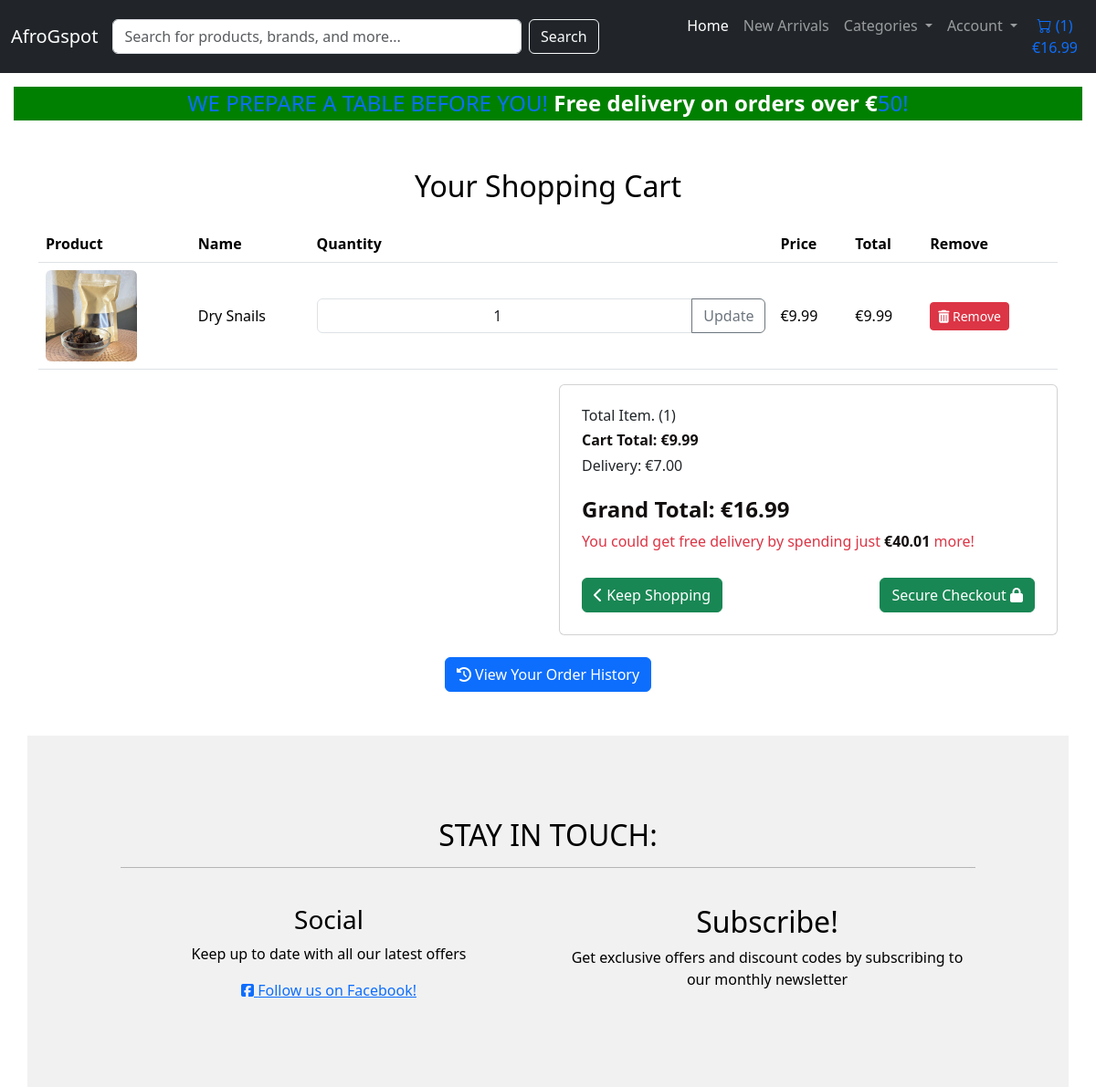
The app's page /cart/cart/ (signed in) with its own data.
### product_catalog/models.py (models this page shows, shortened)
class Product(models.Model):
    name = models.CharField(max_length=255)
    sku = models.CharField(max_length=254, null=True, blank=True)
    category = models.ForeignKey(Category, null=True, blank=True, related_name='products', on_delete=models.SET_NULL)
    description = models.TextField()
    price = models.DecimalField(max_digits=10, decimal_places=2)
    discount_price = models.DecimalField(max_digits=10, decimal_places=2, null=True, blank=True)
    stock = models.IntegerField()
    image = models.ImageField(null=True, blank=True)
    rating = models.DecimalField(max_digits=6, decimal_places=2, null=True, blank=True)
    image_url = models.URLField(max_length=1024, null=True, blank=True)
    created_at = models.DateTimeField(auto_now_add=True)
    updated_at = models.DateTimeField(auto_now=True)
    is_active = models.BooleanField(default=True)
    is_vegan = models.BooleanField(default=False)
    is_gluten_free = models.BooleanField(default=False)
    expiration_date = models.DateField(null=True, blank=True)
    country = models.ForeignKey(Country, on_delete=models.CASCADE, default=1)

### cart/views.py (the view)
# urls.py: path('cart/', views.cart_detail, name='cart_detail'),
def cart_detail(request):
    cart = request.session.get('cart', {})
    cart_items = []
    for key, item_data in cart.items():
        if not isinstance(item_data, dict):
            continue  # Skips this item if item_data is not a dictionary
        if 'product_id' not in item_data:
            continue  # Skips if the data is malformed
        product = get_object_or_404(Product, id=item_data['product_id'])
        item = {
            'item_id': key,  # The key is either product or variant ID
            'product': product,
            'quantity': item_data['quantity'],
            'price': float(item_data['price']),
            'total_price': float(item_data['quantity']) * float(item_data['price']),
        }
        if item_data.get('variant_id'):
            variant = get_object_or_404(ProductVariant, id=item_data['variant_id'])
            item['variant'] = variant  # Add variant info to item
        cart_items.append(item)
    total = sum(item['total_price'] for item in cart_items)
    free_shipping_threshold = getattr(settings, 'FREE_SHIPPING_THRESHOLD', 50)
    eligible_for_free_shipping = total >= free_shipping_threshold
    context = {
        'cart_items': cart_items,
        'total': total,
        'free_shipping_threshold': free_shipping_threshold,
        'eligible_for_free_shipping': eligible_for_free_shipping,
    }
    return render(request, 'cart/cart.html', context)

### cart/templates/cart/cart.html (shortened to what this page needs)
{% extends "base.html" %}
{% load static %}
{% block content %}
<div class="container my-5">
    <h2 class="text-center mb-4">Your Shopping Cart</h2>
    {% if cart_items %}
    <div class="table-responsive">
        <table class="table table-hover align-middle">
            <thead class="thead-dark">
                <tr>
                    <th scope="col">Product</th>
                    <th scope="col">Name</th>
                    <th scope="col">Quantity</th>
                    <th scope="col">Price</th>
                    <th scope="col">Total</th>
                    <th scope="col">Remove</th>
                </tr>
            </thead>
            <tbody>
                {% for item in cart_items %}
                <tr>
                    <td><img class="img-fluid rounded" src="{{ item.product.image.url }}" alt="{{ item.product.name }}"
                            style="width: 100px;"></td>
                    <td>
                        {{ item.product.name }}
                    </td>
                    <td>
                        <form method="POST" action="{% url 'update_cart_quantity' item.item_id %}">
                            <div class="input-group quantity-group">
                                <input type="number" name="quantity" class="form-control text-center"
                                    value="{{ item.quantity }}" min="1">
                                <button type="submit" class="btn btn-outline-secondary">Update</button>
                            </div>
                        </form>
                    </td>
                    <td>€{{ item.price|floatformat:2 }}</td>
                    <td>€{{ item.total_price|floatformat:2 }}</td>
                    <td>
                        <a href="{% url 'remove_from_cart' item.item_id %}" class="btn btn-danger btn-sm"
                            onclick="return confirmDeletion();">
                            <i class="fas fa-trash-alt"></i> Remove
                        </a>
                    </td>
                </tr>
                {% endfor %}
            </tbody>
        </table>
    </div>
    <div class="row justify-content-end">
        <div class="col-md-6">
            <div class="card p-4">
                <h6>Total Item. ({{ product_count }})</h6>
                <h6><strong>Cart Total: €{{ total|floatformat:2 }}</strong></h6>
                <h6>Delivery: €{{ delivery|floatformat:2 }}</h6>
                <h4 class="mt-3"><strong>Grand Total: €{{ grand_total|floatformat:2 }}</strong></h4>
                {% with free_shipping_threshold|floatformat:2 as threshold %}
                {% with total|floatformat:2 as total_cart %}
                {% if eligible_for_free_shipping %}
                <p class="text-success">Congratulations! Your order is eligible for free shipping.</p>
                {% else %}
                <p class="mb-1 text-danger">
                    You could get free delivery by spending just <strong>€{{ free_delivery_delta }}</strong> more!
                </p>
                {% endif %}
                {% endwith %}
                {% endwith %}
                <div class="d-flex justify-content-between align-items-center mt-4">
                    <a class="btn btn-success" href="{% url 'product_list' %}">
                        <i class="fas fa-chevron-left"></i> Keep Shopping
                    </a>
                    <a href="{% url 'checkout' %}" class="btn btn-success">
                        Secure Checkout <i class="fas fa-lock"></i>
                    </a>
                </div>
            </div>
        </div>
    </div>
    <div class="text-center mt-4">
        <a href="{% url 'order_history' %}" class="btn btn-primary">
            <i class="fas fa-history"></i> View Your Order History
        </a>
    </div>
    {% endif %}
</div>
{% endblock %}

### static/css/base.css (style rules this page uses)
html, body { margin: 0; padding: 0; height: 100%; color: black; }
strong { color: rgb(19, 15, 15); }

### records on screen
Product: product.image (picture), product.name "Dry Snails", quantity "1", price "9.99", total_price "9.99"

### other values on screen
{{ product_count }} "1"
{{ grand_total|floatformat:2 }} "16.99"
{{ free_delivery_threshold }} "50"
{{ total|floatformat:2 }} "9.99"
{{ delivery|floatformat:2 }} "7.00"
{{ free_delivery_delta }} "40.01"
